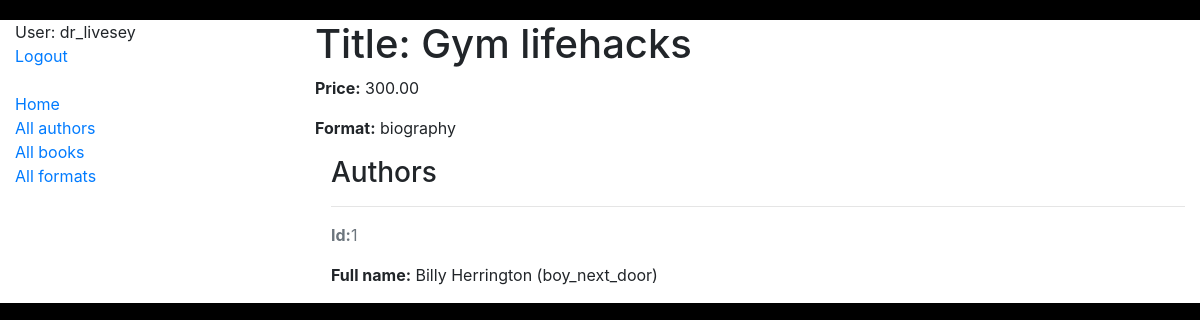
Before: /catalog/books/1/ (signed in) with the older database file.
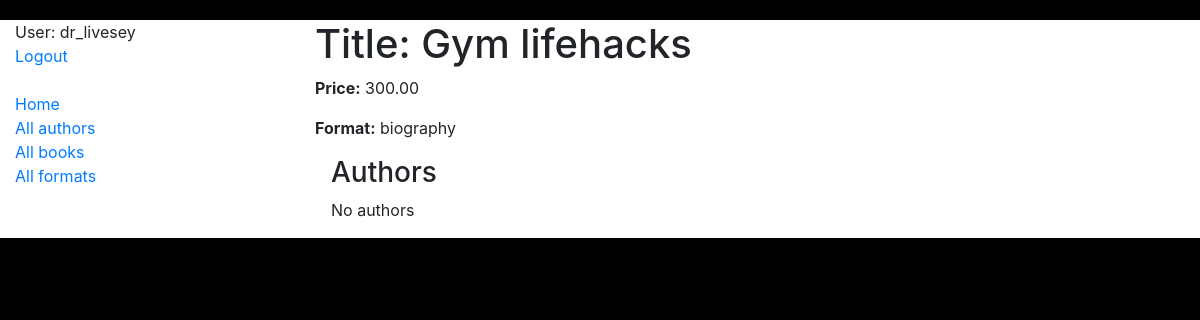
After: the same page with the newer database file.
### catalog/models.py (models this page shows, shortened)
class Author(AbstractUser):
    pseudonym = models.CharField(max_length=63, null=True, blank=True)
    class Meta:
        ordering = ["username"]

### catalog/views.py (the view)
class BookDetailView(LoginRequiredMixin, generic.DetailView):
    model = Book

### templates/catalog/book_detail.html (shortened to what this page needs)
{% extends 'base.html' %}
{% block content %}
  <h1>Title: {{ book.title }}</h1>
  <p><strong>Price:</strong> {{ book.price }}</p>
  <p><strong>Format:</strong> {{ book.format.name }}</p>
  <div class="ml-3">
    <h3>Authors</h3>
    {% for author in book.authors.all %}
      <hr>
      <p class="text-muted"><strong>Id:</strong>{{ author.id }}</p>
      <p>
        <strong>Full name:</strong>
        {{ author.first_name }} {{ author.last_name }}
        {% if author.pseudonym %}
          ({{ author.pseudonym }})
        {% endif %}
      </p>
    {% empty %}
      <p>No authors</p>
    {% endfor %}
  </div>
{% endblock %}

Changed rows visible on the page:
removed Author: id "1", first_name "Billy", last_name "Herrington", pseudonym "boy_next_door"
Other visible differences:
text now shown: "No authors"
